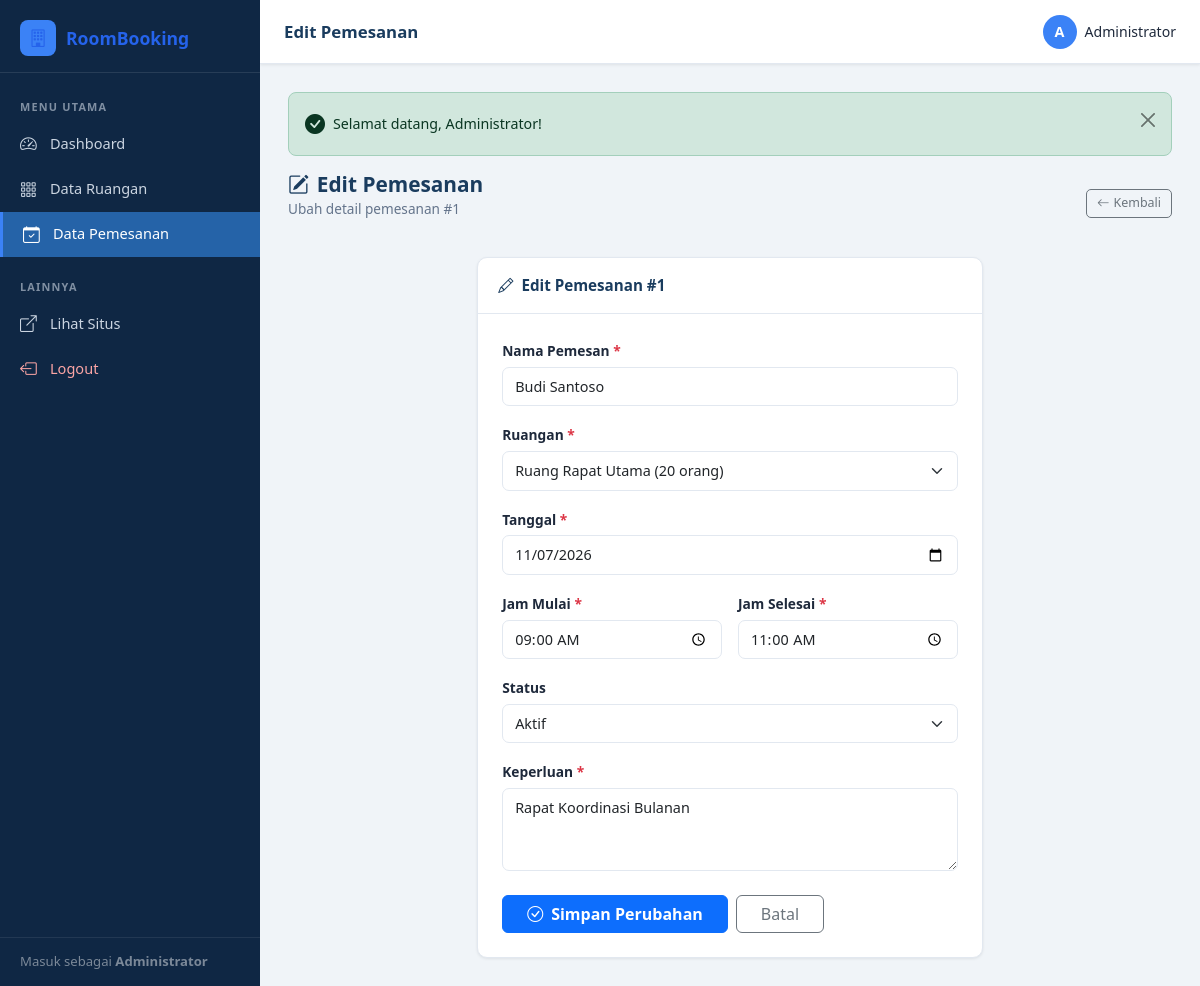
The page /admin/edit-booking.php?id=1 (signed in) on the database its author committed.
### tables this page shows
CREATE TABLE IF NOT EXISTS `bookings` (
  `id`           INT UNSIGNED     NOT NULL AUTO_INCREMENT,
  `room_id`      INT UNSIGNED     NOT NULL,
  `booker_name`  VARCHAR(100)     NOT NULL,
  `booking_date` DATE             NOT NULL,
  `start_time`   TIME             NOT NULL,
  `end_time`     TIME             NOT NULL,
  `purpose`      TEXT             NOT NULL,
  `status`       ENUM('active','cancelled') NOT NULL DEFAULT 'active',
  `created_at`   DATETIME         NOT NULL DEFAULT CURRENT_TIMESTAMP,
  `updated_at`   DATETIME         NOT NULL DEFAULT CURRENT_TIMESTAMP ON UPDATE CURRENT_TIMESTAMP,
  PRIMARY KEY (`id`),
  CONSTRAINT `fk_bookings_room`
    FOREIGN KEY (`room_id`) REFERENCES `rooms` (`id`)
    ON DELETE CASCADE ON UPDATE CASCADE
);

### admin/edit-booking.php (the view, shortened to what this page needs)
<?php
require_once __DIR__ . '/../includes/config.php';
require_once __DIR__ . '/../includes/functions.php';
$id = isset($_GET['id']) ? (int)$_GET['id'] : 0;
$stmt = $conn->prepare("SELECT b.*, r.name AS room_name FROM bookings b JOIN rooms r ON b.room_id=r.id WHERE b.id=?");
$stmt->bind_param('i', $id);
$stmt->execute();
$booking = $stmt->get_result()->fetch_assoc();
require_once __DIR__ . '/includes/admin_header.php';
$flash = getFlash();
$old   = $_SESSION['old_input'] ?? [];
$today = date('Y-m-d');
$rooms = $conn->query("SELECT id, name, capacity FROM rooms ORDER BY name");
?>
<?= $flash ?>
<div class="page-header">
  <div>
    <h1 class="page-title"><i class="bi bi-pencil-square me-2"></i>Edit Pemesanan</h1>
    <p class="page-subtitle">Ubah detail pemesanan #<?= $id ?></p>
  </div>
  <a href="/roombooking/admin/bookings.php" class="btn btn-outline-secondary btn-sm">
    <i class="bi bi-arrow-left me-1"></i>Kembali
  </a>
</div>
<div class="row justify-content-center">
  <div class="col-lg-7">
    <div class="card">
      <div class="card-header">
        <i class="bi bi-pencil me-2"></i>Edit Pemesanan #<?= $id ?>
      </div>
      <div class="card-body p-4">
        <form method="POST" action="/roombooking/admin/process/update-booking.php"
              id="booking-form" novalidate>
          <div class="mb-3">
            <label class="form-label" for="booker_name">
              Nama Pemesan <span class="text-danger">*</span>
            </label>
            <input type="text" class="form-control" id="booker_name" name="booker_name"
                   value="<?= e($old['booker_name'] ?? $booking['booker_name']) ?>" required>
          </div>
          <div class="mb-3">
            <label class="form-label" for="room_id">
              Ruangan <span class="text-danger">*</span>
            </label>
            <select class="form-select" id="room_id" name="room_id" required>
              <?php while ($room = $rooms->fetch_assoc()):
                $selId = $old['room_id'] ?? $booking['room_id'];
                $sel = ($selId == $room['id']) ? 'selected' : '';
              ?>
              <option value="<?= $room['id'] ?>" <?= $sel ?>>
                <?= e($room['name']) ?> (<?= $room['capacity'] ?> orang)
              </option>
              <?php endwhile; ?>
            </select>
          </div>
          <div class="mb-3">
            <label class="form-label" for="booking_date">
              Tanggal <span class="text-danger">*</span>
            </label>
            <input type="date" class="form-control" id="booking_date" name="booking_date"
                   value="<?= e($old['booking_date'] ?? $booking['booking_date']) ?>"
                   min="<?= $today ?>" required>
          </div>
          <div class="row g-3 mb-3">
            <div class="col-6">
              <label class="form-label" for="start_time">
                Jam Mulai <span class="text-danger">*</span>
              </label>
              <input type="time" class="form-control" id="start_time" name="start_time"
                     value="<?= e(formatTime($old['start_time'] ?? $booking['start_time'])) ?>" required>
            </div>
            <div class="col-6">
              <label class="form-label" for="end_time">
                Jam Selesai <span class="text-danger">*</span>
              </label>
              <input type="time" class="form-control" id="end_time" name="end_time"
                     value="<?= e(formatTime($old['end_time'] ?? $booking['end_time'])) ?>" required>
            </div>
          </div>
          <div class="mb-3">
            <label class="form-label" for="status">Status</label>
            <select class="form-select" id="status" name="status">
              <?php $curStatus = $old['status'] ?? $booking['status']; ?>
              <option value="active"    <?= $curStatus==='active'    ? 'selected':'' ?>>Aktif</option>
            </select>
          </div>
          <div class="mb-4">
            <label class="form-label" for="purpose">
              Keperluan <span class="text-danger">*</span>
            </label>
            <textarea class="form-control" id="purpose" name="purpose" rows="3" required><?= e($old['purpose'] ?? $booking['purpose']) ?></textarea>
          </div>
          <div class="d-flex gap-2">
            <button type="submit" class="btn btn-primary px-4 fw-semibold">
              <i class="bi bi-check-circle me-2"></i>Simpan Perubahan
            </button>
            <a href="/roombooking/admin/bookings.php" class="btn btn-outline-secondary px-4">Batal</a>
          </div>
        </form>
      </div>
    </div>
  </div>
</div>
<?php require_once __DIR__ . '/includes/admin_footer.php'; ?>

### assets/css/style.css (style rules this page uses)
:root { --primary: #1a3c5e; --primary-light: #2563a8; --accent: #3b82f6; --accent-hover: #2563eb; --sidebar-bg: #0f2744; --sidebar-hover: #1e3f6e; --sidebar-active: #2563a8; --sidebar-text: #cbd5e1; --sidebar-width: 260px; --topbar-h: 64px; --bg-page: #f0f4f8; --card-bg: #ffffff; --text-main: #1e293b; --text-muted: #64748b; --border: #e2e8f0; --shadow-sm: 0 1px 3px rgba(0,0,0,.08); --shadow-md: 0 4px 12px rgba(0,0,0,.10); --radius: 10px; }
*, *::before, *::after { box-sizing: border-box; }
body { font-family: 'Segoe UI', system-ui, -apple-system, sans-serif; background: var(--bg-page); color: var(--text-main); min-height: 100vh; margin: 0; }
a { color: var(--accent); text-decoration: none; }
.card { background: var(--card-bg); border: 1px solid var(--border); border-radius: var(--radius); box-shadow: var(--shadow-sm); }
.card-header { background: transparent; border-bottom: 1px solid var(--border); padding: 16px 20px; font-weight: 600; font-size: .95rem; color: var(--primary); }
.btn-sm { padding: 4px 10px; font-size: .78rem; border-radius: 5px; }
.form-label { font-weight: 600; font-size: .86rem; color: var(--text-main); margin-bottom: 5px; }
.form-control, .form-select { border: 1px solid var(--border); border-radius: 7px; font-size: .9rem; padding: 8px 12px; transition: border-color .2s, box-shadow .2s; }
.page-header { display: flex; align-items: center; justify-content: space-between; margin-bottom: 22px; flex-wrap: wrap; gap: 10px; }
.page-title { font-size: 1.3rem; font-weight: 700; color: var(--primary); margin: 0; }
.page-subtitle { font-size: .85rem; color: var(--text-muted); margin-top: 2px; }

### rows shown on the page
bookings: booker_name "Budi Santoso", booking_date "11/07/2026", start_time "09:00", end_time "11:00", status "Aktif", purpose "Rapat Koordinasi Bulanan"

### other values the page prints
$adminName "Administrator"
$pageTitle "Edit Pemesanan"
$adminInitial "A"
$flash['message'] "Selamat datang, Administrator!"
$id "1"
form field room_id "Ruang Rapat Utama (20 orang)"
